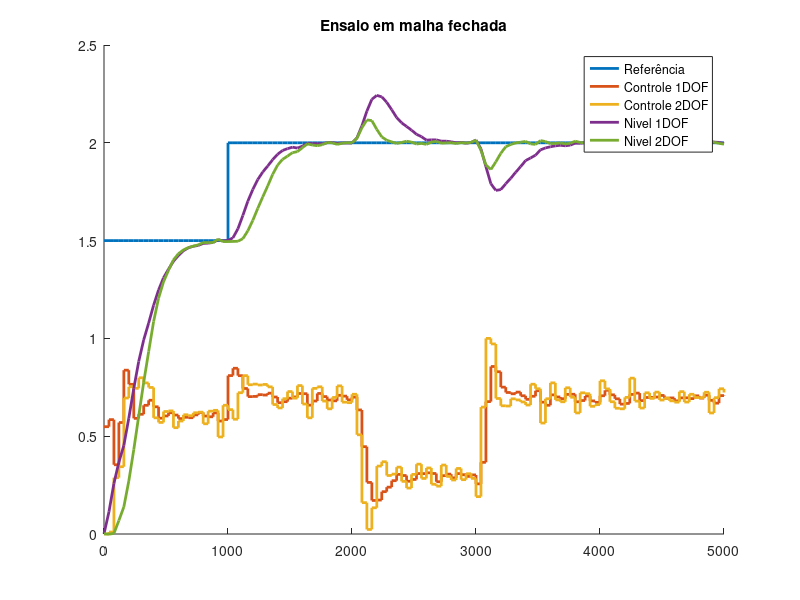

MATLAB code for this plot:
close all
clear
clc

load("ensaio_mf_1_grau.mat");
load("ensaio_mf_2_grau.mat");

tempo = ensaio_mf_2(:,4);

controle_1 = ensaio_mf_1(:,2);
controle_2 = ensaio_mf_2(:,2);

nivel_1 = ensaio_mf_1(:,3);
nivel_2 = ensaio_mf_2(:,3);

figure(1)
hold on
stairs(tempo,ensaio_mf_2(:,1),'LineWidth',2);
stairs(tempo,[controle_1 controle_2],'LineWidth',2);
plot(tempo,[nivel_1 nivel_2],'LineWidth',2);

legend("Referência","Controle 1DOF", "Controle 2DOF", "Nivel 1DOF", "Nivel 2DOF");
title("Ensaio em malha fechada")
axis([0 5000 0 2.5]);